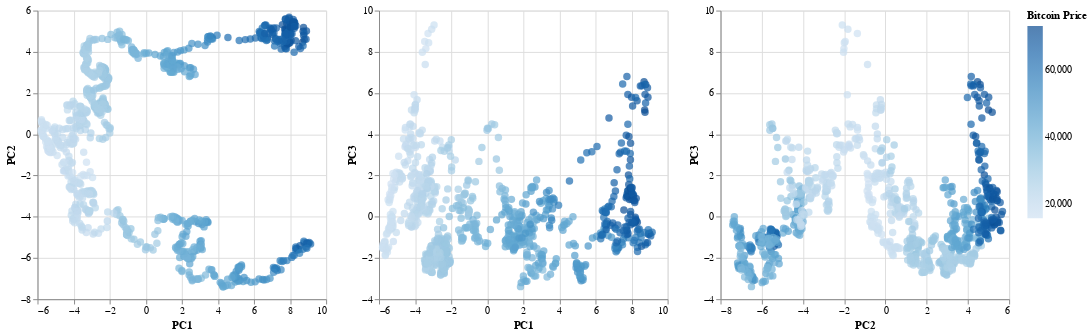

Notebook cell for this chart:
### Code cell
# Create a DataFrame for the Bitcoin principal components
bitcoin_pca_df = pd.DataFrame(
    data=bitcoin_principal_components,
    columns=[f"PC{i+1}" for i in range(3)]
)

# Add the target variable to the DataFrame
bitcoin_pca_df["bitcoin_price"] = y_bitcoin.values

# Create a scatter plot of PC1 and PC2 colored by the target variable
bitcoin1 = alt.Chart(bitcoin_pca_df).mark_circle(size=60).encode(
    x="PC1",
    y="PC2",
    color=alt.Color("bitcoin_price", title="Bitcoin Price"),
    tooltip=["bitcoin_price"]
)

# Create a scatter plot of PC1 and PC3 colored by the target variable
bitcoin2 = alt.Chart(bitcoin_pca_df).mark_circle(size=60).encode(
    x="PC1",
    y="PC3",
    color="bitcoin_price",
    tooltip=["bitcoin_price"]
)

# Create a scatter plot of PC2 and PC3 colored by the target variable
bitcoin3 = alt.Chart(bitcoin_pca_df).mark_circle(size=60).encode(
    x="PC2",
    y="PC3",
    color="bitcoin_price",
    tooltip=["bitcoin_price"]
)

# Display the scatter plots
bitcoin_pca_chart = bitcoin1 | bitcoin2 | bitcoin3

bitcoin_pca_chart

### Figure 1 — Vega-Lite specification as saved in the notebook (floating-point values rounded to 4 significant figures; data arrays with more than 128 entries replaced by an {"elided": "..."} marker saying what was removed)
{"config": {"view": {"continuousWidth": 300, "continuousHeight": 300}}, "hconcat": [{"mark": {"type": "circle", "size": 60}, "encoding": {"color": {"field": "bitcoin_price", "title": "Bitcoin Price", "type": "quantitative"}, "tooltip": [{"field": "bitcoin_price", "type": "quantitative"}], "x": {"field": "PC1", "type": "quantitative"}, "y": {"field": "PC2", "type": "quantitative"}}}, {"mark": {"type": "circle", "size": 60}, "encoding": {"color": {"field": "bitcoin_price", "type": "quantitative"}, "tooltip": [{"field": "bitcoin_price", "type": "quantitative"}], "x": {"field": "PC1", "type": "quantitative"}, "y": {"field": "PC3", "type": "quantitative"}}}, {"mark": {"type": "circle", "size": 60}, "encoding": {"color": {"field": "bitcoin_price", "type": "quantitative"}, "tooltip": [{"field": "bitcoin_price", "type": "quantitative"}], "x": {"field": "PC2", "type": "quantitative"}, "y": {"field": "PC3", "type": "quantitative"}}}], "data": {"name": "data-719179cb158bf35ac8f14c1b95d58ce3"}, "$schema": "https://vega.github.io/schema/vega-lite/v5.17.0.json", "datasets": {"data-719179cb158bf35ac8f14c1b95d58ce3": {"elided": "969 records"}}}
